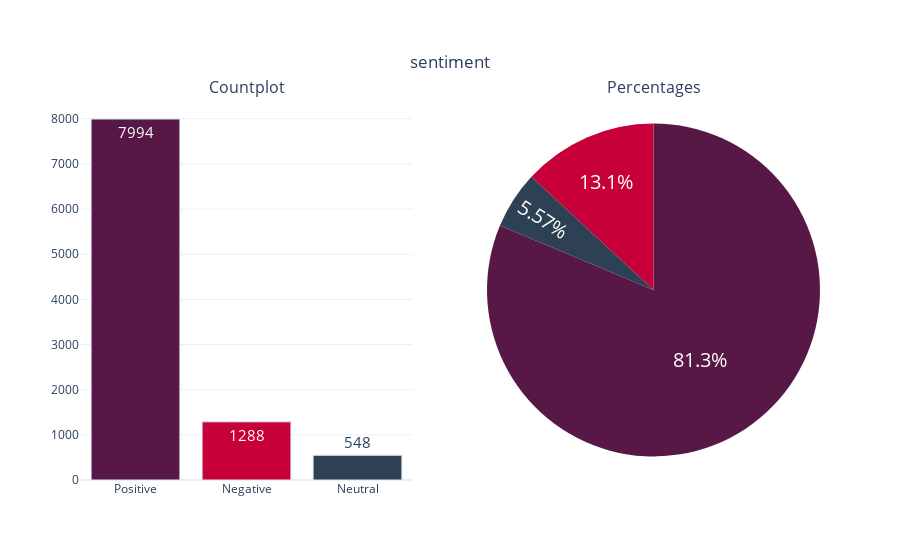

Notebook code cell kept with this figure:
### Code cell
# Let's see if we have an unbalanced data problem
categorical_variable_summary(df,'sentiment')

### Figure 1 — Plotly figure (JSON) as saved in the notebook; plotly's stock layout.template omitted (floating-point values rounded to 4 significant figures)
{"data": [{"marker": {"color": ["#581845", "#C70039", "#2E4053", "#1ABC9C", "#7F8C8D"], "line": {"color": "#DBE6EC", "width": 1}}, "name": "sentiment", "showlegend": false, "text": ["7994", "1288", "548"], "textfont": {"size": 15}, "textposition": "auto", "type": "bar", "x": ["Positive", "Negative", "Neutral"], "xaxis": "x", "y": [7994, 1288, 548], "yaxis": "y"}, {"domain": {"x": [0.55, 1], "y": [0, 1]}, "labels": ["Positive", "Negative", "Neutral"], "marker": {"colors": ["#581845", "#C70039", "#2E4053", "#1ABC9C", "#7F8C8D"]}, "name": "sentiment", "showlegend": false, "textfont": {"size": 20}, "textposition": "auto", "type": "pie", "values": [7994, 1288, 548]}], "layout": {"annotations": [{"font": {"size": 16}, "showarrow": false, "text": "Countplot", "x": 0.225, "xanchor": "center", "xref": "paper", "y": 1, "yanchor": "bottom", "yref": "paper"}, {"font": {"size": 16}, "showarrow": false, "text": "Percentages", "x": 0.775, "xanchor": "center", "xref": "paper", "y": 1, "yanchor": "bottom", "yref": "paper"}], "autosize": true, "title": {"text": "sentiment", "x": 0.5, "xanchor": "center", "y": 0.9, "yanchor": "top"}, "xaxis": {"anchor": "y", "autorange": true, "domain": [0, 0.45], "range": [-0.5, 2.5], "type": "category"}, "yaxis": {"anchor": "x", "autorange": true, "domain": [0, 1], "range": [0, 8415.0], "type": "linear"}}}
